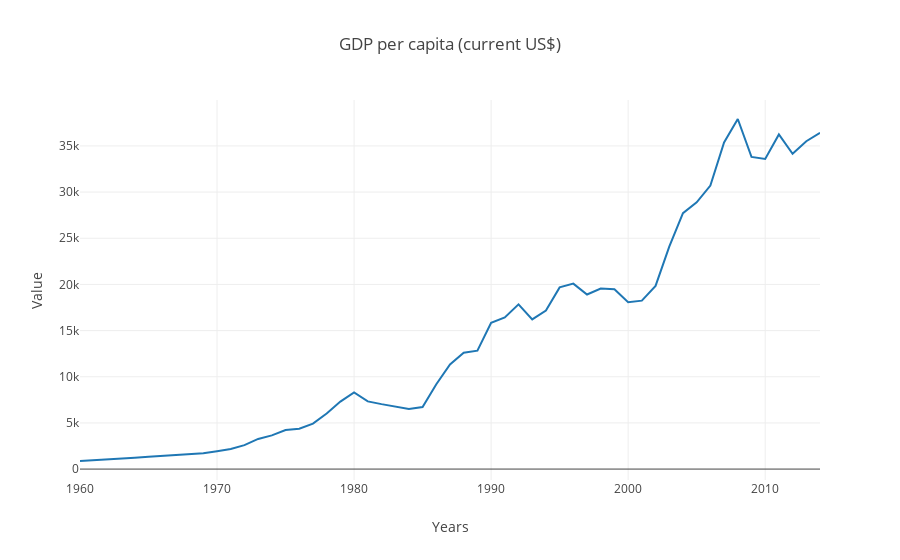

The notebook cell saved with this chart:
### Markdown cell above
Also, a graph containing only the indicator "European Union."

### Code cell
justeu = dftowork[(dftowork['IndicatorCode'] == chosen_indicators[1]) & (dftowork['CountryCode'] == 'EUU')]
plot_line(justeu)

### Figure 1 — Plotly figure (JSON) as saved in the notebook; plotly's stock layout.template omitted (floating-point values rounded to 4 significant figures)
{"data": [{"connectgaps": true, "name": "European Union", "text": ["876.477907011713", "946.144153246815", "1024.50336114983", "1118.6347654097901", "1228.94011285814", "1327.32335046115", "1427.9162387638", "1523.32183178917", "1572.7714684044101", "1716.38569373061", "1934.03479185619", "2176.31254309805", "2589.6527477925893", "3268.9716922929492", "3653.95623263842", "4237.67576865906", "4368.2140387558", "4925.95075211772", "6011.2222510169395", "7313.104710475991", "8313.76136642528", "7328.20174576978", "7034.35817207688", "6802.73113084643", "6516.122758628349", "6719.536370259929", "9188.42010013852", "11337.7972040075", "12606.425499069099", "12826.1097268489", "15854.112404361598", "16422.1642371294", "17841.515720752", "16213.427525636202", "17177.123810203702", "19677.0920929647", "20083.4206021838", "18908.7085029243", "19546.0108253901", "19476.5365125003", "18072.366783484198", "18241.6176204506", "19843.3262916011", "24089.5818358648", "27719.181454631", "28883.085225093597", "30703.687798079103", "35371.0066224597", "37915.532793544", "33814.6423248738", "33594.9711318351", "36244.4395516841", "34147.481949065696", "35509.1897424308", "36422.6383086149"], "type": "scatter", "x": [1960, 1961, 1962, 1963, 1964, 1965, 1966, 1967, 1968, 1969, 1970, 1971, 1972, 1973, 1974, 1975, 1976, 1977, 1978, 1979, 1980, 1981, 1982, 1983, 1984, 1985, 1986, 1987, 1988, 1989, 1990, 1991, 1992, 1993, 1994, 1995, 1996, 1997, 1998, 1999, 2000, 2001, 2002, 2003, 2004, 2005, 2006, 2007, 2008, 2009, 2010, 2011, 2012, 2013, 2014], "y": [876.5, 946.1, 1025.0, 1119.0, 1229.0, 1327.0, 1428.0, 1523.0, 1573.0, 1716.0, 1934.0, 2176.0, 2590.0, 3269.0, 3654.0, 4238.0, 4368.0, 4926.0, 6011.0, 7313.0, 8314.0, 7328.0, 7034.0, 6803.0, 6516.0, 6720.0, 9188.0, 11340.0, 12610.0, 12830.0, 15850.0, 16420.0, 17840.0, 16210.0, 17180.0, 19680.0, 20080.0, 18910.0, 19550.0, 19480.0, 18070.0, 18240.0, 19840.0, 24090.0, 27720.0, 28880.0, 30700.0, 35370.0, 37920.0, 33810.0, 33590.0, 36240.0, 34150.0, 35510.0, 36420.0]}, {"connectgaps": true, "name": "Austria", "text": [], "type": "scatter", "x": [], "y": []}, {"connectgaps": true, "name": "Belgium", "text": [], "type": "scatter", "x": [], "y": []}, {"connectgaps": true, "name": "Bulgaria", "text": [], "type": "scatter", "x": [], "y": []}, {"connectgaps": true, "name": "Croatia", "text": [], "type": "scatter", "x": [], "y": []}, {"connectgaps": true, "name": "Cyprus", "text": [], "type": "scatter", "x": [], "y": []}, {"connectgaps": true, "name": "Czech Republic", "text": [], "type": "scatter", "x": [], "y": []}, {"connectgaps": true, "name": "Denmark", "text": [], "type": "scatter", "x": [], "y": []}, {"connectgaps": true, "name": "Estonia", "text": [], "type": "scatter", "x": [], "y": []}, {"connectgaps": true, "name": "Finland", "text": [], "type": "scatter", "x": [], "y": []}, {"connectgaps": true, "name": "France", "text": [], "type": "scatter", "x": [], "y": []}, {"connectgaps": true, "name": "Germany", "text": [], "type": "scatter", "x": [], "y": []}, {"connectgaps": true, "name": "Greece", "text": [], "type": "scatter", "x": [], "y": []}, {"connectgaps": true, "name": "Hungary", "text": [], "type": "scatter", "x": [], "y": []}, {"connectgaps": true, "name": "Ireland", "text": [], "type": "scatter", "x": [], "y": []}, {"connectgaps": true, "name": "Italy", "text": [], "type": "scatter", "x": [], "y": []}, {"connectgaps": true, "name": "Latvia", "text": [], "type": "scatter", "x": [], "y": []}, {"connectgaps": true, "name": "Lithuania", "text": [], "type": "scatter", "x": [], "y": []}, {"connectgaps": true, "name": "Luxembourg", "text": [], "type": "scatter", "x": [], "y": []}, {"connectgaps": true, "name": "Malta", "text": [], "type": "scatter", "x": [], "y": []}, {"connectgaps": true, "name": "Netherlands", "text": [], "type": "scatter", "x": [], "y": []}, {"connectgaps": true, "name": "Poland", "text": [], "type": "scatter", "x": [], "y": []}, {"connectgaps": true, "name": "Portugal", "text": [], "type": "scatter", "x": [], "y": []}, {"connectgaps": true, "name": "Romania", "text": [], "type": "scatter", "x": [], "y": []}, {"connectgaps": true, "name": "Slovenia", "text": [], "type": "scatter", "x": [], "y": []}, {"connectgaps": true, "name": "Spain", "text": [], "type": "scatter", "x": [], "y": []}, {"connectgaps": true, "name": "Sweden", "text": [], "type": "scatter", "x": [], "y": []}, {"connectgaps": true, "name": "United Kingdom", "text": [], "type": "scatter", "x": [], "y": []}], "layout": {"hovermode": "compare", "title": "GDP per capita (current US$)", "xaxis": {"title": "Years"}, "yaxis": {"title": "Value"}}}
